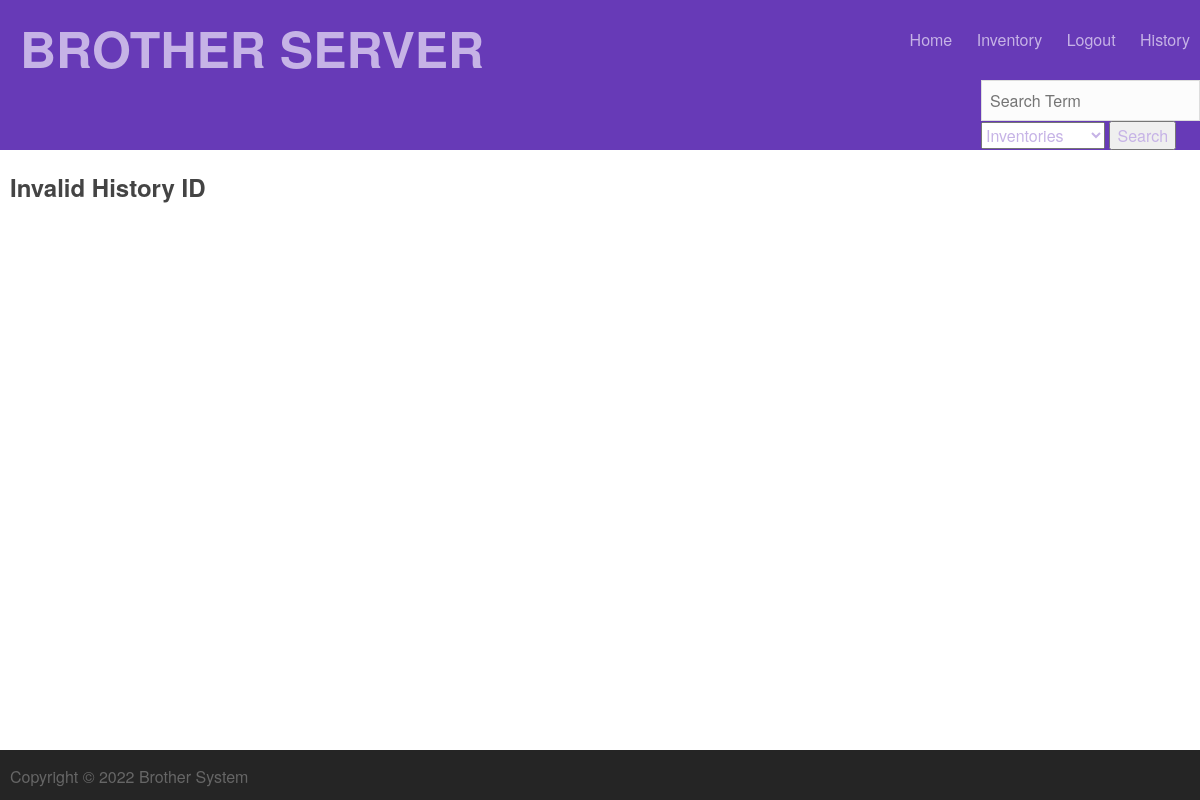
The app's page /history/1 (signed in), older data.
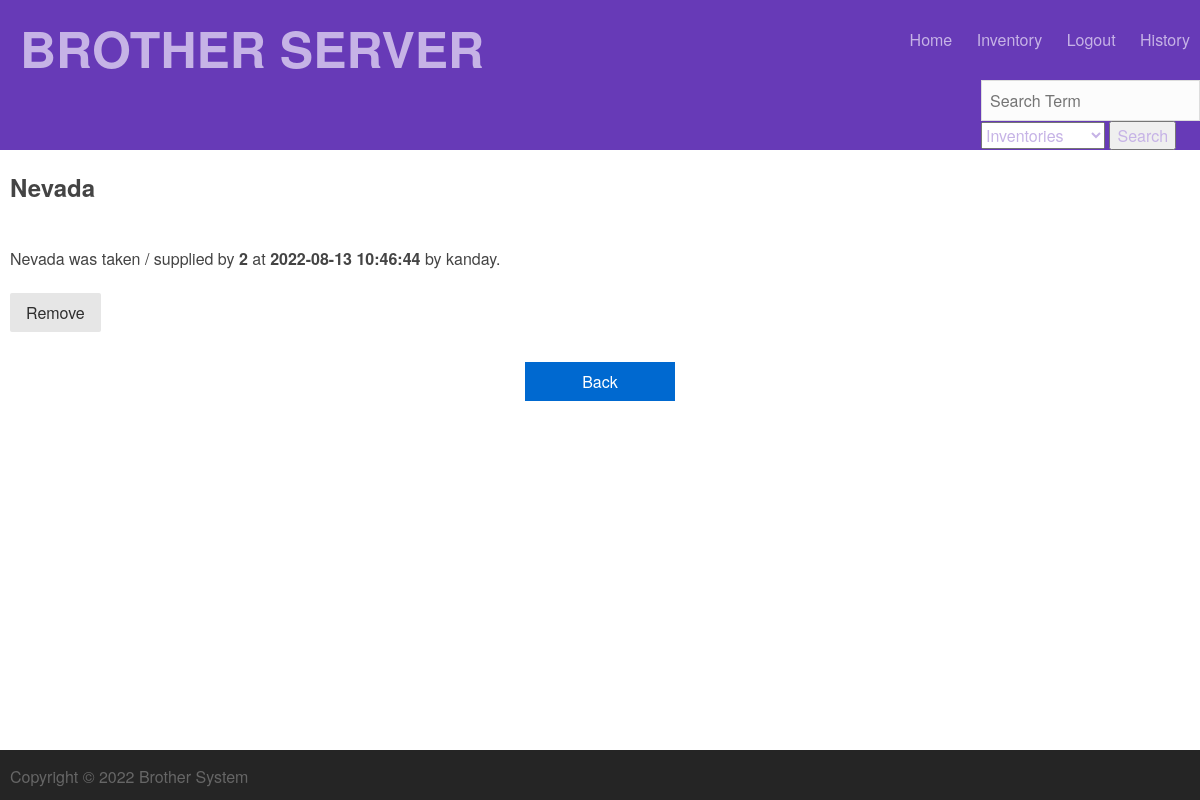
The same page, newer data.
### tables this page shows
CREATE TABLE Inventory(
            inventory_id INTEGER PRIMARY KEY AUTOINCREMENT,
            inventoryname TEXT,
            quantity INT,
            description TEXT);

CREATE TABLE History(
            history_id INTEGER PRIMARY KEY AUTOINCREMENT,
            user_id INTEGER REFERENCES Users(user_id) NOT NULL,
            inventory_id INTEGER REFERENCES Inventory(inventory_id) NOT NULL,
            stock_before INTEGER,
            stock_after INTEGER,
            stock_taken_supplied INTEGER,
            lastviewed DATE NOT NULL
        );

CREATE TABLE Users(
            user_id INTEGER PRIMARY KEY AUTOINCREMENT,
            username TEXT,
            password TEXT,
            admin INTEGER DEFAULT 0);

### run.py (the view)
@app.route('/history/<history_id>')
def single_history(history_id):
    if ('logged_in' not in session or not session['logged_in']):
        return redirect(url_for('/login'))
    page['title'] = 'history'
    history = None
    history = myDatabase.select_history(history_id)
    if history == None:
        history = []
    return render_template('singleitems/history.html',
                            session=session,
                            page=page,
                            user=user_details,
                            history=history)

### database.py (called while the page is built)
    def execute(self, sql_string):
        out = None
        for string in sql_string.split(";"):
            try:
                out = self.cur.execute(string)
            except sqlite3.DatabaseError as e:
                print("database error:{}".format(e))
                pass
        return out

    def select_history(self, history_id):
        sql_query = """
            SELECT his.history_id, inv.inventoryname, user.username, his.stock_before, his.stock_after, his.stock_taken_supplied, his.lastviewed
            FROM (Inventory inv JOIN History his USING(inventory_id)) JOIN USERS user USING(user_id)
            WHERE his.history_id = '{history_id}'
        """.format(history_id=history_id)
        result = []
        self.execute(sql_query)
        cols = [a[0] for a in self.cur.description]
        returning = self.cur.fetchall()
        for row in returning:
            result.append({a:b for a,b in zip(cols, row)})
        return result

### templates/singleitems/history.html
{% include 'top.html' %}
<div class="content">
  <div class="container details">
    {% if history %}
    <h2 class="title">{{history[0].inventoryname}}</h2>
    <br />
    Nevada was taken / supplied by <strong>{{history[0].stock_taken_supplied}}</strong> at <strong>{{history[0].lastviewed}}</strong> by {{history[0].username}}.
    <br />
    <br />
    <a class="pure-button" href="{{ url_for('remove_history', history_id=history[0].history_id) }}">Remove</a>
    <form class="login" action="{{url_for('list_history')}}">
      <button class="flat" type="submit">Back</button>
     </form>
    {% else %}
    <h2 class="title">Invalid History ID</h2>
    {% endif %}
  </div>
</div>
{% include 'bottom.html'%}

Row changes from the older to the newer data that the page shows:
now on this page (row edited): Inventory: inventoryname "Nevada"
added History: stock_taken_supplied "2", lastviewed "2022-08-13 10:46:44"
now on this page (row unchanged): Users: username "kanday"
Text that changed along with them:
text no longer shown: "Invalid History ID"
text now shown: "Nevada was taken / supplied by at by . Remove Back"
